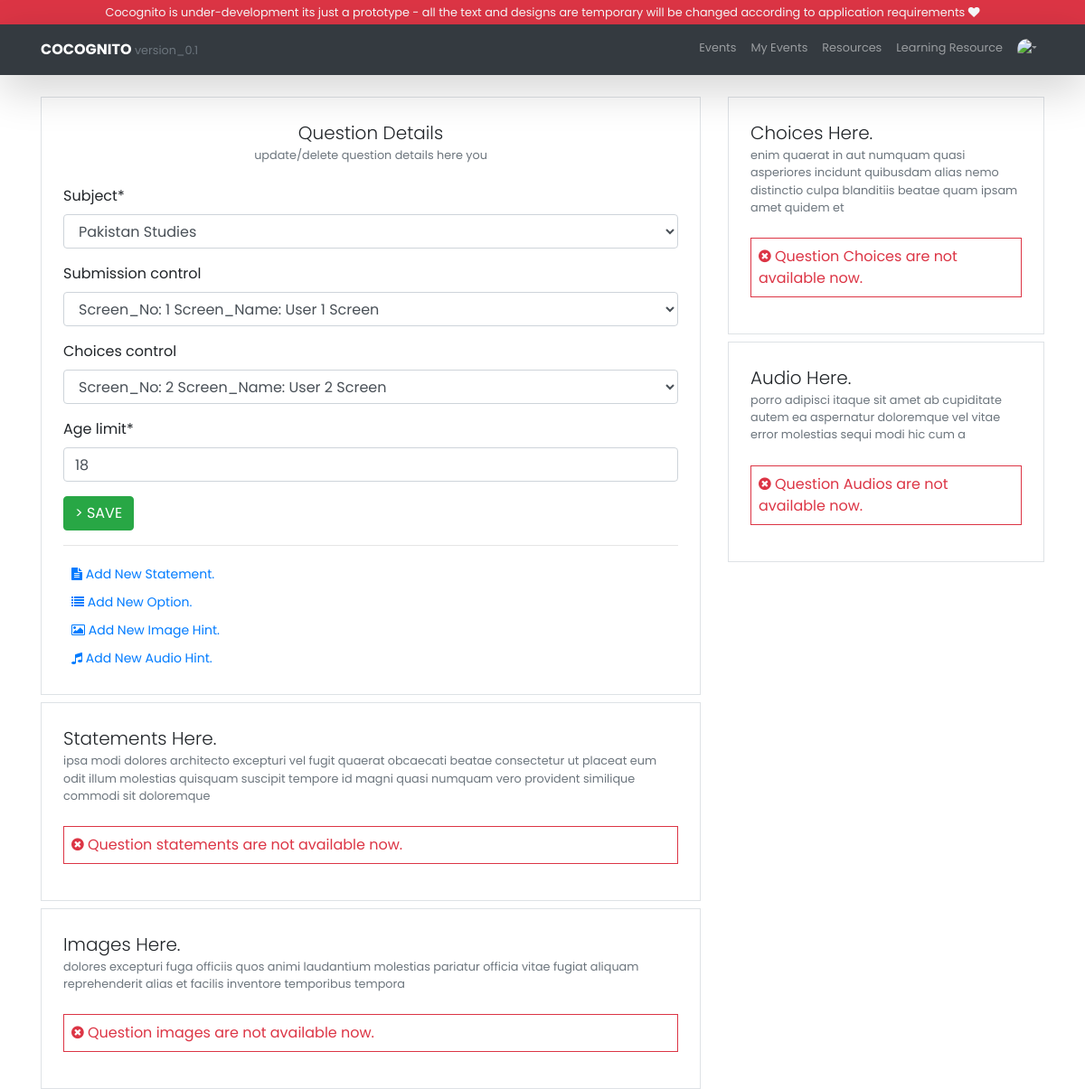
Screenshot of /question/1/ with the database file from the repository.
### application/models.py (models this page shows, shortened)
class Question(models.Model):
    QUESTION_LEVEL = (
        ('e', 'Easy'),
        ('n', 'Normal'),
        ('h', 'Hard'),
    )
    quiz = models.ManyToManyField('Quiz', blank=True, related_name='quiz')
    level = models.CharField(max_length=1, blank=True, null=True, default='e', choices=QUESTION_LEVEL)
    submission_control = models.ForeignKey('Screen', blank=True, null=True, on_delete=models.SET_NULL,
                                           related_name='submitted_by')
    choices_control = models.ForeignKey('Screen', blank=True, null=True, on_delete=models.SET_NULL,
                                        related_name='select_choices')
    subject = models.ForeignKey('Subject', on_delete=models.CASCADE)
    age_limit = models.PositiveIntegerField(null=False, blank=False, validators=[is_more_than_eighteen])
    created_at = models.DateTimeField(auto_now_add=True)
    modified_at = models.DateTimeField(auto_now=True)
    class Meta:
        managed = True
        verbose_name_plural = 'Questions'

### application/views.py (the view)
# urls.py: path('question/<int:pk>/', question_builder_update, name='question_builder_update'),
def question_builder_update(request, pk):
    try:
        question_form = QuestionForm(request.POST or None, instance=Question.objects.get(pk=pk))
        if request.method == 'POST':
            if question_form.is_valid():
                question_form.save(commit=True)
    except:
        messages.error(request=request, message=f'Requested Question [ID: {pk}] Does not Exists.')
        return HttpResponseRedirect(reverse('application:question_builder'))
    context = {
        'question_id': pk,
        'form_question': question_form,
        'form_question_choice': QuestionChoiceForm,
        'form_question_image': QuestionImageForm,
        'form_question_audio': QuestionAudioForm,
        'form_question_statement': QuestionStatementForm,
        'data_question_statements': QuestionStatement.objects.filter(question=Question.objects.get(pk=pk)),
        'data_question_images': QuestionImage.objects.filter(question=Question.objects.get(pk=pk)),
        'data_question_audios': QuestionAudio.objects.filter(question=Question.objects.get(pk=pk)),
        'data_question_choices': QuestionChoice.objects.filter(question=Question.objects.get(pk=pk)),
    }
    return render(request=request, template_name='question_builder_update.html', context=context)

### application/forms.py
class QuestionForm(ModelForm):
     class Meta:
         model = Question
         fields = ['subject', 'submission_control', 'choices_control', 'age_limit']

### application/models.py (called while the page is built)
    def __str__(self):
        return f"Screen_No: {str(self.no)} Screen_Name: {self.name}"

    def __str__(self):
        return self.title

### templates/question_builder_update.html (shortened to what this page needs)
{% extends 'base.html' %}
{% load static %}
{% load crispy_forms_tags %}
{% block content %}
    <div class="container my-3">
        <div class="row mt-4">
            <div class="col-sm-8">
                <div class="p-2 p-sm-4 border">
                    <div class="text-center">
                        <p class="lead m-0">Question Details</p>
                        <p class="text-muted small m-0">
                            update/delete question details here you
                        </p>
                    </div>
                    <br>
                    <form autocomplete="off" method="post" action="">
                        {{ form_question | crispy }}
                        <button type="submit" class="btn btn-success"> > SAVE</button>
                    </form>
                    <hr>
                    <div>
                        <button class=" btn btn-sm btn-link" data-toggle="modal" data-target="#statement_model">
                            <i class="fa fa-file-text"></i> Add New Statement.
                        </button>
                        <br>
                        <button class=" btn btn-sm btn-link" data-toggle="modal" data-target="#choice_model">
                            <i class="fa fa-list"></i> Add New Option.
                        </button>
                        <br>
                        <button class=" btn btn-sm btn-link" data-toggle="modal" data-target="#image_model">
                            <i class="fa fa-picture-o"></i> Add New Image Hint.
                        </button>
                        <br>
                        <button class=" btn btn-sm btn-link" data-toggle="modal" data-target="#audio_model">
                            <i class="fa fa-music"></i> Add New Audio Hint.
                        </button>
                        <br>
                    </div>
                </div>
                <div class="p-2 p-sm-4 border mt-2">
                    <div>
                        <p class="lead m-0">Statements Here.</p>
                        <p class="text-muted small text-left m-0">{% lorem 30 w random %}
                        </p>
                        <br>
                        {% if data_question_statements %}
                            <div class="table-responsive">
                                <table class="table table-borderless table-striped table-hover">
                                    <thead>
                                    <tr>
                                        <th>Text</th>
                                        <th>Visibility</th>
                                        <th>Delete</th>
                                    </tr>
                                    </thead>
                                    <tbody>
                                    {% for statement in data_question_statements %}
                                        <tr>
                                            <td> {{ statement.statement }} </td>
                                            <td> {{ statement.screen.name }}</td>
                                            <td class="text-danger">
                                                <a href="{% url 'application:question_statement_delete' statement.pk %}">
                                                    <i class="fa fa-trash-o text-danger"></i>
                                                </a>
                                            </td>
                                        </tr>
                                    {% endfor %}
                                    </tbody>
                                </table>
                            </div>
                        {% else %}
                            <p class="p-2 text-danger border border-danger">
                                <i class="fa fa-times-circle"></i> Question statements are not available now.
                            </p>
                        {% endif %}
                    </div>
                </div>
                <div class="p-2 p-sm-4 border mt-2">
                    <div>
                        <p class="lead m-0">Images Here.</p>
                        <p class="text-muted small text-left m-0">{% lorem 20 w random %}
                        </p>
                        <br>
                        {% if data_question_images %}
                            <div class="row">
                                {% for image in data_question_images %}
                                    <div class="col">
                                        <a class="btn btn-link"
                                           href="{% url 'application:question_image_delete' pk=image.pk %}"><i
                                                class="fa fa-trash-o"></i> Remove</a>
                                        <br>
                                        {% if image.url %}
                                            <a href="{{ image.url }}">
                                                <img src="{{ image.url }}" class="img" height="100px">
                                            </a>
                                        {% else %}
                                            <a href="/media/{{ image.image }}">
                                                <img src="/media/{{ image.image }}" class="img" height="100px">
                                            </a>
                                        {% endif %}
                                    </div>
                                {% endfor %}
                            </div>
                        {% else %}
                            <p class="p-2 text-danger border border-danger">
                                <i class="fa fa-times-circle"></i> Question images are not available now.
                            </p>
                        {% endif %}
                    </div>
                </div>
            </div>
            <div class="col-sm-4">
                <div class="p-2 p-sm-4 border">
                    <div>
                        <p class="lead m-0">Choices Here.</p>
                        <p class="text-muted small text-left m-0">{% lorem 20 w random %}
                        </p>
                        <br>
                        {% if data_question_choices %}
                            <div class="table-responsive">
                                <table class="table table-borderless table-striped table-hover">
                                    <thead>
                                    <tr>
                                        <th>Text</th>
                                        <th>Correct</th>
                                        <th>Delete</th>
                                    </tr>
                                    </thead>
                                    <tbody>
                                    {% for choice in data_question_choices %}
                                        <tr>
                                            <td>{{ choice.text }}</td>
                                            {% if choice.is_correct %}
                                                <td><i class="fa fa-check text-success"></i></td>
                                            {% else %}
                                                <td><i class="fa fa-times-circle text-danger"></i></td>
                                            {% endif %}
                                            <td>
                                                <a href="{% url 'application:question_choice_delete' choice.pk %}">
                                                    <i class="fa fa-trash-o text-danger"></i>
                                                </a>
                                            </td>
                                        </tr>
                                    {% endfor %}
                                    </tbody>
                                </table>
                            </div>
                        {% else %}
                            <p class="p-2 text-danger border border-danger">
                                <i class="fa fa-times-circle"></i> Question Choices are not available now.
                            </p>
                        {% endif %}
                    </div>
                </div>
                <div class="p-2 p-sm-4 border mt-2">
                    <div>
                        <p class="lead m-0">Audio Here.</p>
                        <p class="text-muted small text-left m-0">{% lorem 20 w random %}
                        </p>
                        <br>
                        {% if data_question_audios %}
                            <div class="row">
                                {% for audio in data_question_audios %}
                                    <div class="col">
                                        <a class="btn btn-link" href="{% url 'application:question_audio_delete' pk=audio.pk %}"><i class="fa fa-trash-o"></i> Remove</a>
                                        <audio controls>
                                            {% if audio.url %}
                                                <source src="{{ audio.url }}"/>
                                            {% else %}
                                                <source src="/media/{{ audio.audio }}"/>
                                            {% endif %}
                                        </audio>
                                    </div>
                                {% endfor %}
                            </div>
                        {% else %}
                            <p class="p-2 text-danger border border-danger">
                                <i class="fa fa-times-circle"></i> Question Audios are not available now.
                            </p>
                        {% endif %}
                    </div>
                </div>
            </div>
        </div>
    </div>
{% endblock %}

### static/css/main.css (style rules this page uses)
body { font-family: 'Poppins', sans-serif; }

### templates/base.html (style rules this page uses)
html, body { height: 100%; }

### rows the page displays
Question: subject "Pakistan Studies", submission_control "Screen_No: 1 Screen_Name: User 1 Screen", choices_control "Screen_No: 2 Screen_Name: User 2 Screen", age_limit "18"
